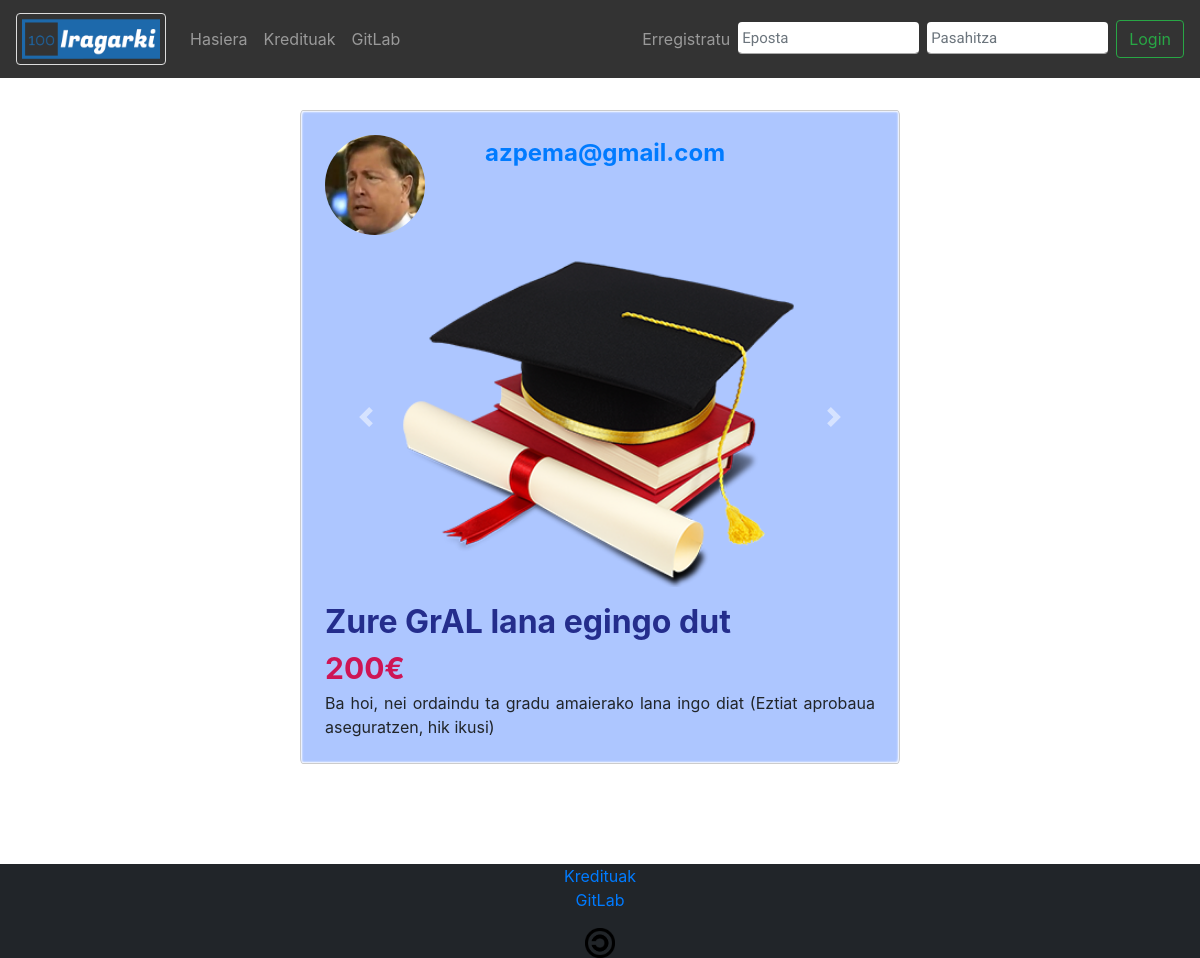
The page /php/Ad.php?ad_id=11 on the database its author committed.
### tables this page shows
CREATE TABLE IF NOT EXISTS `ads` (
  `ad_id` int(11) NOT NULL AUTO_INCREMENT,
  `email` varchar(100) NOT NULL,
  `title` varchar(100) NOT NULL,
  `category` varchar(100) NOT NULL,
  `text` varchar(10000) NOT NULL,
  `price` float NOT NULL,
  `city` varchar(100) NOT NULL,
  `date` datetime NOT NULL,
  PRIMARY KEY (`ad_id`),
  KEY `FK_ADS_USERS` (`email`)
);

### php/Ad.php (the view, shortened to what this page needs)
<!DOCTYPE html>
<html>
<head>
</head>
<body>
	<?php include '../php/Menus.php' ?>
	<div class="main">
		<?php
		$ad_id = trim($_GET["ad_id"]);
		include '../php/DbConfig.php';
		$link = mysqli_connect($zerbitzaria, $erabiltzailea, $gakoa, $db) or die("Errorea datu-baseko konexioan");
		$sql = "SELECT * FROM ads NATURAL JOIN users WHERE ad_id=$ad_id";
		$result = mysqli_query($link, $sql) or die("Errorea datu-baseko kontsultan");
		$lerroKopurua = mysqli_num_rows($result);
		if ($lerroKopurua == 0) {
			echo "<script>alert('Id okerra'); history.go(-1);</script>";
		}
		else {
			$row = mysqli_fetch_array($result, MYSQLI_ASSOC);
			$directory = "../images/ads/".$row['ad_id']."/";
			$images = glob("../images/users/".$row['email'].".*");
			if (empty($images)) {
				$avatar = "../images/Anonimoa.png";
			}
			else {
				$avatar = $images[0];
			}
			echo 	'<div class="ad-big">
						<div class="ad-big-header">
							<img class="avatar-small" src="'.$avatar.'" alt="Avatar">
							<a href="ShowAdvertisementsUser.php?email='.$row['email'].'"><p>'.$row['email'].'</p></a>
						</div>
						<div id="carousel-thumb" class="carousel slide carousel-fade carousel-thumbnails" data-ride="carousel">
						<div class="carousel-inner" role="listbox">';
						$images = glob($directory."*.*");
						$i = 0;
						foreach ($images as $image) {
							if ($i == 0) {
								echo'<div class="carousel-item active">
								<img class="d-block w-100" src="'.$image.'"
								alt="First slide">
							</div>';
							}else {
								echo'<div class="carousel-item">
								<img class="d-block w-100" src="'.$image.'"
								alt="Next slides">
							</div>';
							}
							$i++;
						}
						echo'</div>
						<a class="carousel-control-prev" href="#carousel-thumb" role="button" data-slide="prev">
							<span class="carousel-control-prev-icon" aria-hidden="true"></span>
							<span class="sr-only">Previous</span>
						</a>
						<a class="carousel-control-next" href="#carousel-thumb" role="button" data-slide="next">
							<span class="carousel-control-next-icon" aria-hidden="true"></span>
							<span class="sr-only">Next</span>
						</a>
						</div>
						<div class="ad-big-footer">
							<div class="ad-big-footer-title">'.$row['title'].'</div>
							<div class="ad-big-footer-price">'.$row['price'].'€</div>
							<div class="ad-big-footer-description">'.$row['text'].'</div>
						</div>';
					echo '</div>';
		}
		?>
	</div>
</body>
</html>

### styles/Style.css (style rules this page uses)
* { margin: 0; padding: 0; }
html { font-family: Roboto, sans-serif; }
body { margin: 0; background-color: #21ce77; }
footer { background: #212529; text-align: center; }
.main { position: relative; width: 100%; display: inline-block; text-align: center; margin-top: 100px; }
.ad-big { margin-left: 25%; margin-right: 25%; margin-top: 10px; padding: 2%; display: inline-block; background-color: #adc6ff; text-align: center; border: 1px solid #ccc; box-shadow: 1px 1px 2px #fff inset, -1px -1px 2px #fff inset; border-radius: 3px/6px; }
.ad-big-header { display: inline-block; display: flex; padding-bottom: 2%; }
.avatar-small { float: left; overflow: hidden; width: 100px; height: 100px; border-radius: 50%; }
.ad-big-header p { font-weight: bold; font-size: 150%; margin-left: 60px; }
.ad-big-footer { text-align: left; padding-top: 2%; }
.ad-big-footer-title { color: #242d8c; text-decoration: none; font-size: 200%; font-weight: bold; }
.ad-big-footer-description { text-align: justify; }
.ad-big-footer-price { color: #ce1555; font-weight: bold; font-size: 30px; display: inline-block; }

### rows shown on the page
ads: email (picture), email "azpema@gmail.com", title "Zure GrAL lana egingo dut", price "200", text "Ba hoi, nei ordaindu ta gradu amaierako lana ingo diat (Eztiat aprobaua aseguratzen, hik ikusi)"
